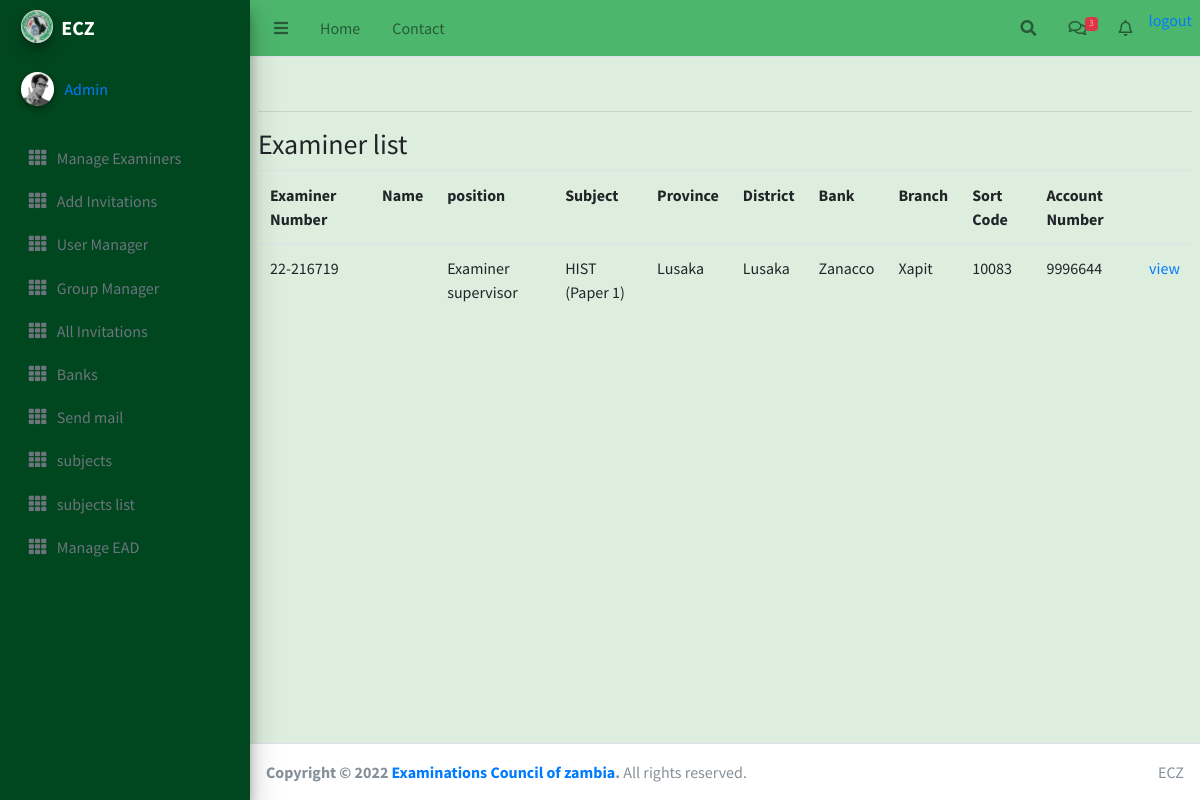
The page /staff/examiners/ (signed in) on the database as committed earlier.
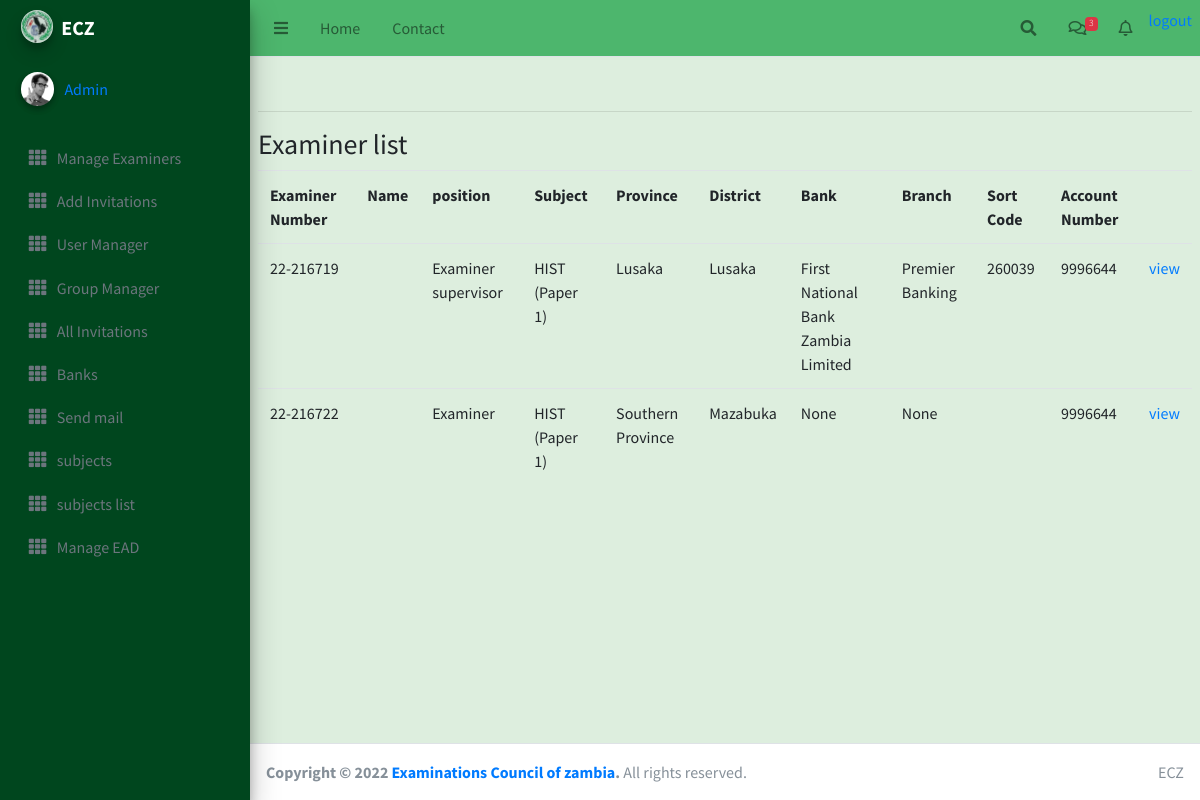
The same page on the database as committed later.
### Examiner/models.py (models this page shows, shortened)
class Examiner(models.Model):
    user=models.OneToOneField(CustomUser,
        on_delete=models.CASCADE,null=True,blank=True)
    subject=models.ForeignKey(Subject, on_delete=models.SET_NULL,null=True)
    position=models.ForeignKey(Position,on_delete=models.SET_NULL,null=True)
    middle_name=models.CharField(max_length=50,null=True)
    first_name=models.CharField(max_length=50,null=True)
    last_name=models.CharField(max_length=50,null=True)
    ExaminerCode=models.CharField(max_length=50,null=True,unique=True)
    Address=models.CharField(max_length=500,null=True)
    district=models.ForeignKey(District, on_delete=models.SET_NULL,null=True)
    province=models.ForeignKey(Province, on_delete=models.SET_NULL,null=True)
    bank=models.ForeignKey(Bank,on_delete=models.SET_NULL,null=True,blank=True)
    branch=models.ForeignKey(BankBranch,on_delete=models.SET_NULL,null=True,blank=True)
    AccountDetails=models.CharField(max_length=150,null=True)
    NRC=models.CharField(max_length=12,null=True)
    TPIN=models.CharField(max_length=10,null=True)
    cell_Number=models.CharField(max_length=12,null=True)
    email=models.EmailField(null=True)
    country=models.ForeignKey(Country, on_delete=models.SET_NULL,null=True)
    city=models.ForeignKey(City, on_delete=models.SET_NULL,null=True)
    availability=models.BooleanField(default=False)
    objects = models.Manager()

class Position(models.Model):
    name=models.CharField(max_length=20,null=True)

class Subject(models.Model):
    subjectCode=models.CharField(max_length=5,null=True)
    subjectName=models.CharField(max_length=20,null=True)
    subjectDescription=models.CharField(max_length=50,null=True,blank=True)
    datecreated= models.DateField(auto_now=True)
    dateupdated= models.DateField(auto_now=True)

class Province(models.Model):
    name=models.CharField(max_length=50)
    def __str__(self):
       return self.name

class District(models.Model):
    province=models.ForeignKey(Province, on_delete=models.CASCADE)
    name=models.CharField(max_length=50)
    def __str__(self):
       return self.name

class Bank(models.Model):
    name=models.CharField(max_length=64)
    def __str__(self):
        return self.name

class BankBranch(models.Model):
    bank=models.ForeignKey(Bank,on_delete=models.CASCADE,null=True)
    name=models.CharField(max_length=64)
    sortcode=models.IntegerField()
    def __str__(self):
        return self.name

### Examiner/StaffViews.py (the view)
# urls.py: path('staff/examiners/',StaffExaminerList.as_view(),name='staff-examiner-list'),
class StaffExaminerList(LoginRequiredMixin,ListView):
    model=Examiner
    queryset= Examiner.objects.filter(availability=True)
    template_name='Staff/Examiner_list.html'
    context_object_name='examiners'

### Examiner/templates/Staff/Examiner_list.html
{%extends 'index.html' %}
{%block content%}
<hr>
<h3>Examiner list </h3>
<div class="table-responsive">
    <table class="table" >
        <tr>
            <th>Examiner Number</th>
            <th>Name</th>
            <th>position</th>
            <th>Subject</th>
            <th>Province</th>
            <th>District</th>
            <th>Bank</th>
            <th>Branch</th>
            <th>Sort Code</th>
            <th>Account Number</th>
            <th></th>
        </tr>
        {%for item in examiners %}
        <tr>
            <td>{{item.ExaminerCode}}</td>
            <td>{{item.name}}</td>
            <td>{{item.position.name}}</td>
            <td>{{item.subject.subjectName}}</td>
            <td>{{item.province}}</td>
            <td>{{item.district}}</td>
            <td>{{item.bank}}</td>
            <td>{{item.branch}}</td>
            <td>{{item.branch.sortcode}}</td>
            <td>{{item.AccountDetails}}</td>
            <td><a href="{% url 'examiner-details' item.id %}">view</a></td>
        </tr>
    {%empty%}
    <h4>no Examiners in list</h4>
        {%endfor%}
    </table>
</div>
{%endblock content%}

### Examiner/templates/EAD/sidebar.html (shortened to what this page needs)
{% load static%}
<aside class="main-sidebar  elevation-4">
    <a href="{% url 'ead-home'%}" class="brand-link">
      <img src="{% static '/img/ECZ-Logo2.jpg'%}" alt="AdminLTE Logo" class="brand-image img-circle elevation-3" style="opacity: .8">
      <span class="brand-text font-weight-heavy"><strong>ECZ</strong></span>
    </a>
    <div class="sidebar">
      <div class="user-panel mt-3 pb-3 mb-3 d-flex">
        <div class="image">
          <img src="{% static 'dist/img/user2-160x160.jpg'%}" class="img-circle elevation-2" alt="User Image">
        </div>
        <div class="info">
          <a href="{%url 'updateprofile' request.user.id %}" class="d-block">{{ request.user}}</a>
        </div>
      </div>
      <nav class="mt-2">
        <ul class="nav nav-pills nav-sidebar flex-column" data-widget="treeview" role="menu" data-accordion="false">
          <li class="nav-item">
            <a href="{%url 'examiner-list'%}" class="nav-link">
              <i class="nav-icon fas fa-th"></i>
              <p>
                Manage Examiners
              </p>
            </a>
          </li>
          <li class="nav-item">
            <a href="{%url 'invite'%}" class="nav-link">
              <i class="nav-icon fas fa-th"></i>
              <p>
                Add Invitations
              </p>
            </a>
          </li>
        <li class="nav-item">
          <a href="{%url 'userlist'%}" class="nav-link">
            <i class="nav-icon fas fa-th"></i>
            <p>
              User Manager
            </p>
          </a>
        </li>
        <li class="nav-item">
          <a href="{%url 'group-list'%}" class="nav-link">
            <i class="nav-icon fas fa-th"></i>
            <p>
              Group Manager
            </p>
          </a>
        </li>
          <li class="nav-item">
            <a href="{%url 'notifications-list'%}" class="nav-link">
              <i class="nav-icon fas fa-th"></i>
              <p>
              All  Invitations
              </p>
            </a>
          </li>
          <li class="nav-item">
            <a href="{%url 'bank-list'%}" class="nav-link">
              <i class="nav-icon fas fa-th"></i>
              <p>
              Banks
              </p>
            </a>
          </li>
          <li class="nav-item">
            <a href="{%url 'send-email'%}" class="nav-link">
              <i class="nav-icon fas fa-th"></i>
              <p>
              Send mail
              </p>
            </a>
          </li>
          <li class="nav-item">
            <a href="{%url 'add-subject'%}" class="nav-link">
              <i class="nav-icon fas fa-th"></i>
              <p>
                subjects
              </p>
            </a>
          </li>
          <li class="nav-item">
            <a href="{%url 'subject-list'%}" class="nav-link">
              <i class="nav-icon fas fa-th"></i>
              <p>
                subjects list
              </p>
            </a>
          </li>
          <li class="nav-item">
            <a href="{%url 'ead-list'%}" class="nav-link">
              <i class="nav-icon fas fa-th"></i>
              <p>
                Manage EAD
              </p>
            </a>
          </li>
        </ul>
      </nav>
    </div>
  </aside>

Rows that differ between the two databases and show on the page:
changed Examiner "Examiner supervisor": bank "Zanacco" → "First National Bank Zambia Limited"; branch "Xapit" → "Premier Banking"; branch.sortcode "10083" → "260039"
added Examiner: ExaminerCode "22-216722", position.name "Examiner", subject.subjectName "HIST (Paper 1)", province "Southern Province", district "Mazabuka", bank "None", branch "None", AccountDetails "9996644"
